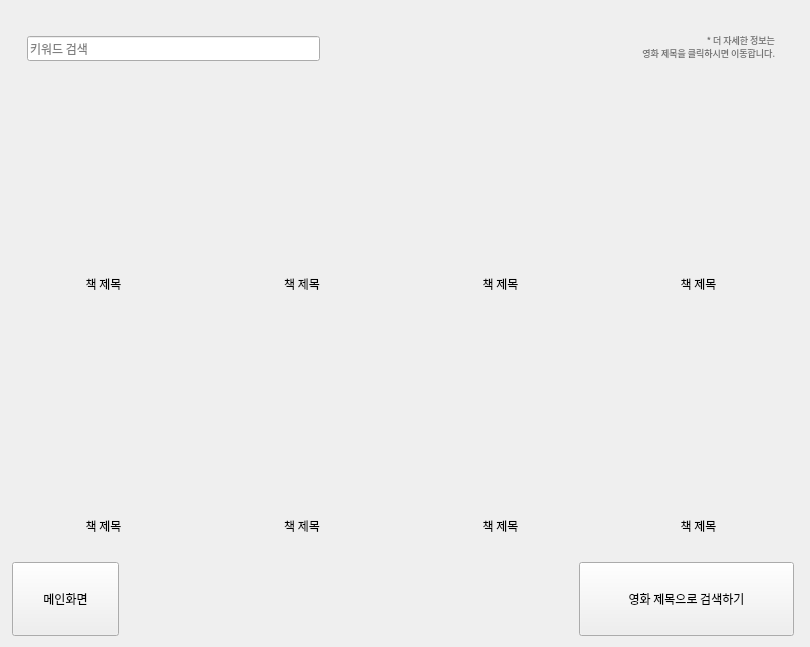
        <widget class="QWidget" name="page_2">
         <property name="styleSheet">
          <string notr="true"/>
         </property>
         <layout class="QVBoxLayout" name="verticalLayout_6" stretch="8,1">
          <property name="spacing">
           <number>7</number>
          </property>
          <property name="leftMargin">
           <number>7</number>
          </property>
          <property name="rightMargin">
           <number>15</number>
          </property>
          <item>
           <widget class="QWidget" name="widget_14" native="true">
            <property name="styleSheet">
             <string notr="true">border-image:none</string>
            </property>
            <layout class="QVBoxLayout" name="verticalLayout_2" stretch="3,8,2,8,2">
             <property name="leftMargin">
              <number>0</number>
             </property>
             <property name="topMargin">
              <number>0</number>
             </property>
             <property name="rightMargin">
              <number>0</number>
             </property>
             <property name="bottomMargin">
              <number>0</number>
             </property>
             <item>
              <layout class="QHBoxLayout" name="horizontalLayout_13" stretch="1,1">
               <property name="topMargin">
                <number>10</number>
               </property>
               <property name="rightMargin">
                <number>20</number>
               </property>
               <item>
                <layout class="QHBoxLayout" name="horizontalLayout_12" stretch="10,2">
                 <property name="spacing">
                  <number>0</number>
                 </property>
                 <property name="leftMargin">
                  <number>20</number>
                 </property>
                 <property name="topMargin">
                  <number>15</number>
                 </property>
                 <property name="rightMargin">
                  <number>10</number>
                 </property>
                 <property name="bottomMargin">
                  <number>10</number>
                 </property>
                 <item>
                  <widget class="QLineEdit" name="le_keyword_find">
                   <property name="sizePolicy">
                    <sizepolicy hsizetype="Preferred" vsizetype="Preferred">
                     <horstretch>0</horstretch>
                     <verstretch>0</verstretch>
                    </sizepolicy>
                   </property>
                   <property name="font">
                    <font>
                     <family>Gmarket Sans TTF</family>
                    </font>
                   </property>
                   <property name="styleSheet">
                    <string notr="true">border-image: url(:/search/under_blue.png);</string>
                   </property>
                   <property name="placeholderText">
                    <string>키워드 검색</string>
                   </property>
                  </widget>
                 </item>
                 <item>
                  <widget class="QPushButton" name="btn_find">
                   <property name="sizePolicy">
                    <sizepolicy hsizetype="Preferred" vsizetype="Preferred">
                     <horstretch>0</horstretch>
                     <verstretch>0</verstretch>
                    </sizepolicy>
                   </property>
                   <property name="styleSheet">
                    <string notr="true">border-image: url(:/botton/find_blue.png);</string>
                   </property>
                   <property name="text">
                    <string/>
                   </property>
                   <property name="autoDefault">
                    <bool>true</bool>
                   </property>
                   <property name="default">
                    <bool>false</bool>
                   </property>
                   <property name="flat">
                    <bool>true</bool>
                   </property>
                  </widget>
                 </item>
                </layout>
               </item>
               <item>
                <widget class="QLabel" name="lbl_info">
                 <property name="font">
                  <font>
                   <family>Gmarket Sans TTF</family>
                   <pointsize>7</pointsize>
                   <weight>50</weight>
                   <bold>false</bold>
                  </font>
                 </property>
                 <property name="styleSheet">
                  <string notr="true">color: rgb(116, 116, 116);</string>
                 </property>
                 <property name="text">
                  <string>* 더 자세한 정보는 
영화 제목을 클릭하시면 이동합니다.</string>
                 </property>
                 <property name="alignment">
                  <set>Qt::AlignRight|Qt::AlignTrailing|Qt::AlignVCenter</set>
                 </property>
                 <property name="margin">
                  <number>20</number>
                 </property>
                </widget>
               </item>
              </layout>
             </item>
             <item>
              <layout class="QHBoxLayout" name="horizontalLayout_7" stretch="0,0,0,0,0">
               <property name="spacing">
                <number>0</number>
               </property>
               <property name="leftMargin">
                <number>30</number>
               </property>
               <property name="rightMargin">
                <number>30</number>
               </property>
               <item>
                <widget class="QWidget" name="widget_10" native="true"/>
               </item>
               <item>
                <widget class="QLabel" name="lbl_image_2">
                 <property name="sizePolicy">
                  <sizepolicy hsizetype="Minimum" vsizetype="Minimum">
                   <horstretch>0</horstretch>
                   <verstretch>0</verstretch>
                  </sizepolicy>
                 </property>
                 <property name="minimumSize">
                  <size>
                   <width>122</width>
                   <height>182</height>
                  </size>
                 </property>
                 <property name="styleSheet">
                  <string notr="true">border-image:none;</string>
                 </property>
                 <property name="text">
                  <string/>
                 </property>
                </widget>
               </item>
               <item>
                <widget class="QLabel" name="lbl_image_1">
                 <property name="sizePolicy">
                  <sizepolicy hsizetype="Minimum" vsizetype="Minimum">
                   <horstretch>0</horstretch>
                   <verstretch>0</verstretch>
                  </sizepolicy>
                 </property>
                 <property name="minimumSize">
                  <size>
                   <width>122</width>
                   <height>182</height>
                  </size>
                 </property>
                 <property name="styleSheet">
                  <string notr="true">border-image:none</string>
                 </property>
                 <property name="text">
                  <string/>
                 </property>
                </widget>
               </item>
               <item>
                <widget class="QLabel" name="lbl_image_5">
                 <property name="sizePolicy">
                  <sizepolicy hsizetype="Minimum" vsizetype="Minimum">
                   <horstretch>0</horstretch>
                   <verstretch>0</verstretch>
                  </sizepolicy>
                 </property>
                 <property name="minimumSize">
                  <size>
                   <width>122</width>
                   <height>182</height>
                  </size>
                 </property>
                 <property name="styleSheet">
                  <string notr="true">border-image:none;</string>
                 </property>
                 <property name="text">
                  <string/>
                 </property>
                </widget>
               </item>
               <item>
                <widget class="QLabel" name="lbl_image_6">
                 <property name="sizePolicy">
                  <sizepolicy hsizetype="Minimum" vsizetype="Minimum">
                   <horstretch>0</horstretch>
                   <verstretch>0</verstretch>
                  </sizepolicy>
                 </property>
                 <property name="minimumSize">
                  <size>
                   <width>122</width>
                   <height>182</height>
                  </size>
                 </property>
                 <property name="styleSheet">
                  <string notr="true">border-image:none;</string>
                 </property>
                 <property name="text">
                  <string/>
                 </property>
                </widget>
               </item>
              </layout>
             </item>
             <item>
              <layout class="QHBoxLayout" name="horizontalLayout_8">
               <property name="spacing">
                <number>5</number>
               </property>
               <property name="topMargin">
                <number>10</number>
               </property>
               <property name="bottomMargin">
                <number>20</number>
               </property>
               <item>
                <widget class="QLabel" name="lbl_title_1">
                 <property name="font">
                  <font>
                   <family>Gmarket Sans TTF</family>
                  </font>
                 </property>
                 <property name="styleSheet">
                  <string notr="true">border-image:none;</string>
                 </property>
                 <property name="text">
                  <string>책 제목</string>
                 </property>
                 <property name="alignment">
                  <set>Qt::AlignCenter</set>
                 </property>
                </widget>
               </item>
               <item>
                <widget class="QLabel" name="lbl_title_2">
                 <property name="font">
                  <font>
                   <family>Gmarket Sans TTF</family>
                  </font>
                 </property>
                 <property name="styleSheet">
                  <string notr="true">border-image:none;</string>
                 </property>
                 <property name="text">
                  <string>책 제목</string>
                 </property>
                 <property name="alignment">
                  <set>Qt::AlignCenter</set>
                 </property>
                </widget>
               </item>
               <item>
                <widget class="QLabel" name="lbl_title_5">
                 <property name="font">
                  <font>
                   <family>Gmarket Sans TTF</family>
                  </font>
                 </property>
                 <property name="styleSheet">
                  <string notr="true">border-image:none;</string>
                 </property>
                 <property name="text">
                  <string>책 제목</string>
                 </property>
                 <property name="alignment">
                  <set>Qt::AlignCenter</set>
                 </property>
                </widget>
               </item>
               <item>
                <widget class="QLabel" name="lbl_title_6">
                 <property name="font">
                  <font>
                   <family>Gmarket Sans TTF</family>
                  </font>
                 </property>
                 <property name="styleSheet">
                  <string notr="true">border-image:none;</string>
                 </property>
                 <property name="text">
                  <string>책 제목</string>
                 </property>
                 <property name="alignment">
                  <set>Qt::AlignCenter</set>
                 </property>
                </widget>
               </item>
              </layout>
             </item>
             <item>
              <layout class="QHBoxLayout" name="horizontalLayout_9">
               <property name="spacing">
                <number>80</number>
               </property>
               <property name="leftMargin">
                <number>30</number>
               </property>
               <property name="rightMargin">
                <number>30</number>
               </property>
               <item>
                <widget class="QLabel" name="lbl_image_3">
                 <property name="sizePolicy">
                  <sizepolicy hsizetype="Minimum" vsizetype="Minimum">
                   <horstretch>0</horstretch>
                   <verstretch>0</verstretch>
                  </sizepolicy>
                 </property>
                 <property name="minimumSize">
                  <size>
                   <width>122</width>
                   <height>182</height>
                  </size>
                 </property>
                 <property name="styleSheet">
                  <string notr="true">border-image:none;</string>
                 </property>
                 <property name="text">
                  <string/>
                 </property>
                </widget>
               </item>
               <item>
                <widget class="QLabel" name="lbl_image_4">
                 <property name="sizePolicy">
                  <sizepolicy hsizetype="Minimum" vsizetype="Minimum">
                   <horstretch>0</horstretch>
                   <verstretch>0</verstretch>
                  </sizepolicy>
                 </property>
                 <property name="minimumSize">
                  <size>
                   <width>122</width>
                   <height>182</height>
                  </size>
                 </property>
                 <property name="styleSheet">
                  <string notr="true">border-image:none;</string>
                 </property>
                 <property name="text">
                  <string/>
                 </property>
                </widget>
               </item>
               <item>
                <widget class="QLabel" name="lbl_image_7">
                 <property name="sizePolicy">
                  <sizepolicy hsizetype="Minimum" vsizetype="Minimum">
                   <horstretch>0</horstretch>
                   <verstretch>0</verstretch>
                  </sizepolicy>
                 </property>
                 <property name="minimumSize">
                  <size>
                   <width>122</width>
                   <height>182</height>
                  </size>
                 </property>
                 <property name="styleSheet">
                  <string notr="true">border-image:none;</string>
                 </property>
                 <property name="text">
                  <string/>
                 </property>
                </widget>
               </item>
               <item>
                <widget class="QLabel" name="lbl_image_8">
                 <property name="sizePolicy">
                  <sizepolicy hsizetype="Minimum" vsizetype="Minimum">
                   <horstretch>0</horstretch>
                   <verstretch>0</verstretch>
                  </sizepolicy>
                 </property>
                 <property name="minimumSize">
                  <size>
                   <width>122</width>
                   <height>182</height>
                  </size>
                 </property>
                 <property name="styleSheet">
                  <string notr="true">border-image:none;</string>
                 </property>
                 <property name="text">
                  <string/>
                 </property>
                </widget>
               </item>
              </layout>
             </item>
             <item>
              <layout class="QHBoxLayout" name="horizontalLayout_10">
               <property name="spacing">
                <number>5</number>
               </property>
               <property name="topMargin">
                <number>10</number>
               </property>
               <property name="bottomMargin">
                <number>20</number>
               </property>
               <item>
                <widget class="QLabel" name="lbl_title_3">
                 <property name="font">
                  <font>
                   <family>Gmarket Sans TTF</family>
                  </font>
                 </property>
                 <property name="styleSheet">
                  <string notr="true">border-image:none</string>
                 </property>
                 <property name="text">
                  <string>책 제목</string>
                 </property>
                 <property name="alignment">
                  <set>Qt::AlignCenter</set>
                 </property>
                </widget>
               </item>
               <item>
                <widget class="QLabel" name="lbl_title_4">
                 <property name="font">
                  <font>
                   <family>Gmarket Sans TTF</family>
                  </font>
                 </property>
                 <property name="styleSheet">
                  <string notr="true">border-image:none;</string>
                 </property>
                 <property name="text">
                  <string>책 제목</string>
                 </property>
                 <property name="alignment">
                  <set>Qt::AlignCenter</set>
                 </property>
                </widget>
               </item>
               <item>
                <widget class="QLabel" name="lbl_title_7">
                 <property name="font">
                  <font>
                   <family>Gmarket Sans TTF</family>
                  </font>
                 </property>
                 <property name="styleSheet">
                  <string notr="true">border-image:none</string>
                 </property>
                 <property name="text">
                  <string>책 제목</string>
                 </property>
                 <property name="alignment">
                  <set>Qt::AlignCenter</set>
                 </property>
                </widget>
               </item>
               <item>
                <widget class="QLabel" name="lbl_title_8">
                 <property name="font">
                  <font>
                   <family>Gmarket Sans TTF</family>
                  </font>
                 </property>
                 <property name="styleSheet">
                  <string notr="true">border-image:none</string>
                 </property>
                 <property name="text">
                  <string>책 제목</string>
                 </property>
                 <property name="alignment">
                  <set>Qt::AlignCenter</set>
                 </property>
                </widget>
               </item>
              </layout>
             </item>
            </layout>
           </widget>
          </item>
          <item>
           <layout class="QHBoxLayout" name="horizontalLayout_11" stretch="1,2,2,2">
            <property name="spacing">
             <number>10</number>
            </property>
            <property name="leftMargin">
             <number>5</number>
            </property>
            <property name="topMargin">
             <number>0</number>
            </property>
            <property name="rightMargin">
             <number>1</number>
            </property>
            <property name="bottomMargin">
             <number>0</number>
            </property>
            <item>
             <widget class="QPushButton" name="btn_main">
              <property name="sizePolicy">
               <sizepolicy hsizetype="Minimum" vsizetype="Preferred">
                <horstretch>0</horstretch>
                <verstretch>0</verstretch>
               </sizepolicy>
              </property>
              <property name="font">
               <font>
                <family>Gmarket Sans TTF</family>
               </font>
              </property>
              <property name="styleSheet">
               <string notr="true">border-image: url(:/botton/masking_yellow.png);</string>
              </property>
              <property name="text">
               <string>메인화면</string>
              </property>
             </widget>
            </item>
            <item>
             <widget class="QWidget" name="widget_4" native="true">
              <property name="styleSheet">
               <string notr="true">border-image:none</string>
              </property>
             </widget>
            </item>
            <item>
             <widget class="QWidget" name="widget_3" native="true">
              <property name="styleSheet">
               <string notr="true">border-image:none</string>
              </property>
             </widget>
            </item>
            <item>
             <widget class="QPushButton" name="btn_name">
              <property name="sizePolicy">
               <sizepolicy hsizetype="Minimum" vsizetype="Preferred">
                <horstretch>0</horstretch>
                <verstretch>0</verstretch>
               </sizepolicy>
              </property>
              <property name="minimumSize">
               <size>
                <width>0</width>
                <height>74</height>
               </size>
              </property>
              <property name="font">
               <font>
                <family>Gmarket Sans TTF</family>
               </font>
              </property>
              <property name="styleSheet">
               <string notr="true">border-image: url(:/botton/masking_green.png);</string>
              </property>
              <property name="text">
               <string>영화 제목으로 검색하기</string>
              </property>
             </widget>
            </item>
           </layout>
          </item>
         </layout>
        </widget>
